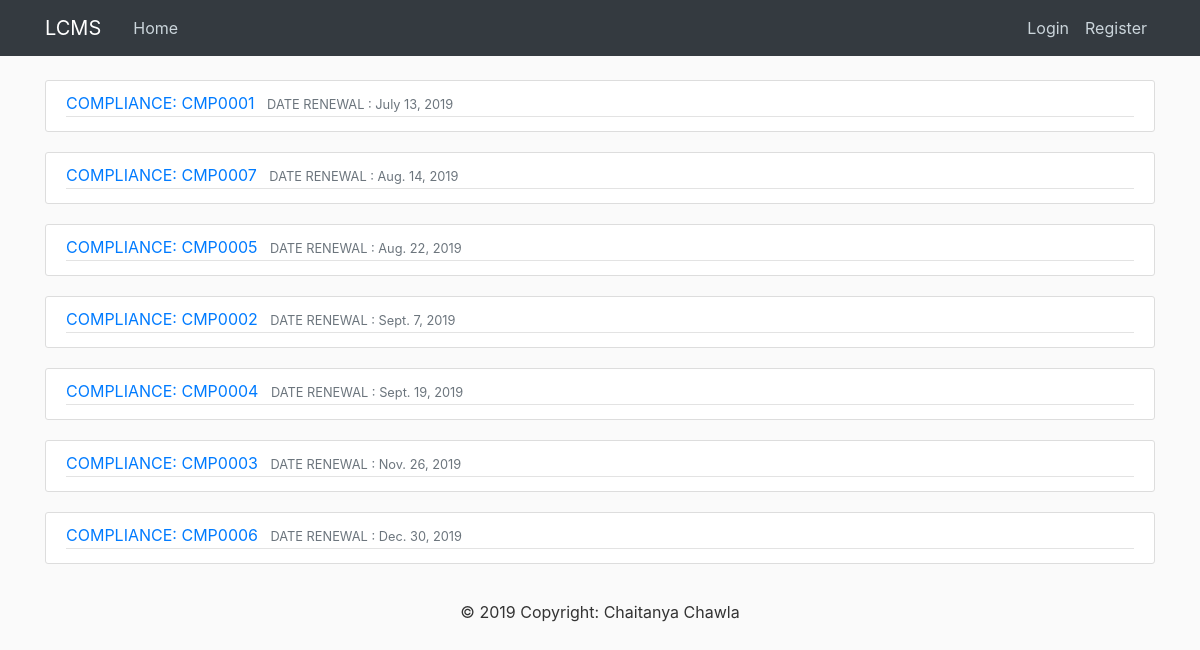
The page / on the database its author committed.
### compliance/models.py (models this page shows, shortened)
class compli(models.Model):
	comp_id = models.CharField(max_length=8)
	loc_name = models.CharField(max_length=100)
	comp_name = models.CharField(max_length=100)
	month = models.CharField(max_length=50)
	renewal = models.DateField(("Renewal Date (YYYY-MM-DD)"),null=True,blank=True)
	category = models.CharField(max_length=100)
	license_no = models.CharField(max_length=200)
	license_type = models.CharField(max_length=200)
	law_authority = models.CharField(max_length=250,null=True,blank=True)
	date_purchase = models.DateField(("Purchase Date"),null=True,blank=True)
	date_expiry = models.DateField(("Expiry Date"),null=True,blank=True)
	present_fees = models.PositiveIntegerField(validators=[MaxValueValidator(9999999999999999999)],null=True,blank=True)
	primary_emp = models.CharField(max_length=100)
	sec_emp = models.CharField(max_length=100)
	custody = models.CharField(max_length=20)
	user = models.ForeignKey(User, on_delete=models.CASCADE)

### compliance/views.py (the view)
# urls.py: path('', PostListView.as_view(), name='compliance-home'),
class PostListView(ListView):
    model = compli
    template_name = 'compliance/home.html'  # <app>/<model>_<viewtype>.html
    context_object_name = 'mylist'
    ordering = ['renewal']

### compliance/templates/compliance/home.html
{% extends "compliance/base.html" %}
{% block content %}
{% for comp in mylist %}
	  <article class="media content-section">
		  <div class="media-body">
		    <div class="article-metadata">
		      <a class="mr-2" href="{% url 'compli-detail' comp.id %}">COMPLIANCE: {{ comp.comp_id }}</a>
		      <small class="text-muted">DATE RENEWAL : {{ comp.renewal }}</small>
		    </div>
		    </div>
	  </article>
{% endfor %}
{% endblock content %}

### compliance/templates/compliance/base.html (shortened to what this page needs)
{% load static %}
<!DOCTYPE html>
<html>
<head>
    <link rel="stylesheet" href="https://maxcdn.bootstrapcdn.com/bootstrap/4.0.0/css/bootstrap.min.css">
    <link rel="stylesheet" type="text/css" href="{% static 'compliance/main.css' %} ">
</head>
<body>
	<header class="site-header">
    <nav class="navbar navbar-expand-md navbar-dark bg-dark fixed-top">
      <div class="container">
        <a class="navbar-brand mr-4" href="{% url 'compliance-home' %}">LCMS</a>
        <div class="collapse navbar-collapse" id="navbarToggle">
          <div class="navbar-nav mr-auto">
            <a class="nav-item nav-link" href="{% url 'compliance-home' %}">Home</a>
            <a class="nav-item nav-link" href="{% url 'compliance-about' %}"></a>
          </div>
           <div class="navbar-nav">
              {% if user.is_authenticated %}
                <a class="nav-item nav-link" href="{% url 'compli-create' %}">New Compliance</a>
                <a class="nav-item nav-link" href="{% url 'profile' %}">Profile</a>
                <a class="nav-item nav-link" href="{% url 'logout' %}">Logout</a>
              {% else %}
                <a class="nav-item nav-link" href="{% url 'login' %}">Login</a>
                <a class="nav-item nav-link" href="{% url 'register' %}">Register</a>
              {% endif %}
            </div>
        </div>
      </div>
    </nav>
</header>
	<div class="container">
		{% block content %}{% endblock %}
	</div>
<footer class="page-footer font-small blue">
  <div class="footer-copyright text-center py-3">© 2019 Copyright: Chaitanya Chawla
  </div>
</footer>
</body>
</html>

### compliance/static/compliance/main.css (style rules this page uses)
body { background: #fafafa; color: #333333; margin-top: 5rem; }
.site-header .navbar-nav .nav-link { color: #cbd5db; }
.content-section { background: #ffffff; padding: 10px 20px; border: 1px solid #dddddd; border-radius: 3px; margin-bottom: 20px; }
.article-metadata { padding-bottom: 1px; margin-bottom: 4px; border-bottom: 1px solid #e3e3e3 }

### rows shown on the page
compli: comp_id "CMP0001", renewal "July 13, 2019"
compli: comp_id "CMP0007", renewal "Aug. 14, 2019"
compli: comp_id "CMP0005", renewal "Aug. 22, 2019"
compli: comp_id "CMP0002", renewal "Sept. 7, 2019"
compli: comp_id "CMP0004", renewal "Sept. 19, 2019"
compli: comp_id "CMP0003", renewal "Nov. 26, 2019"
compli: comp_id "CMP0006", renewal "Dec. 30, 2019"
